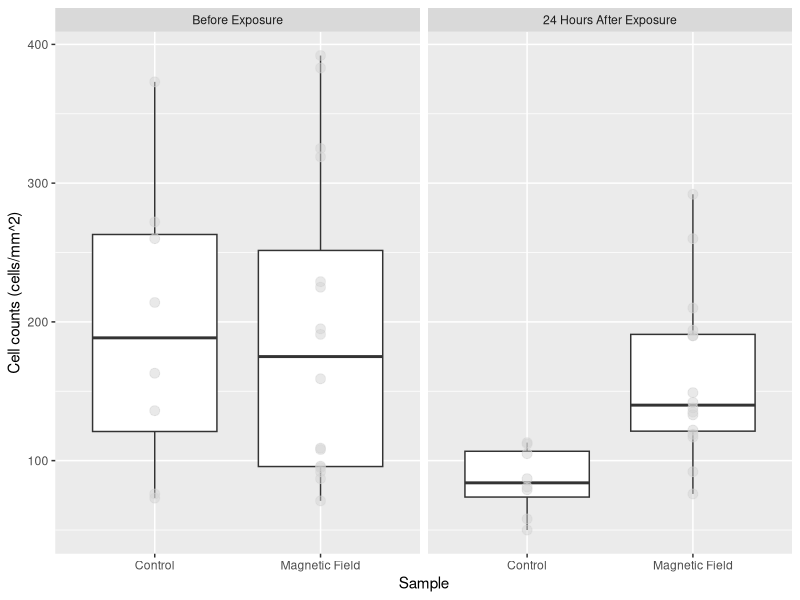
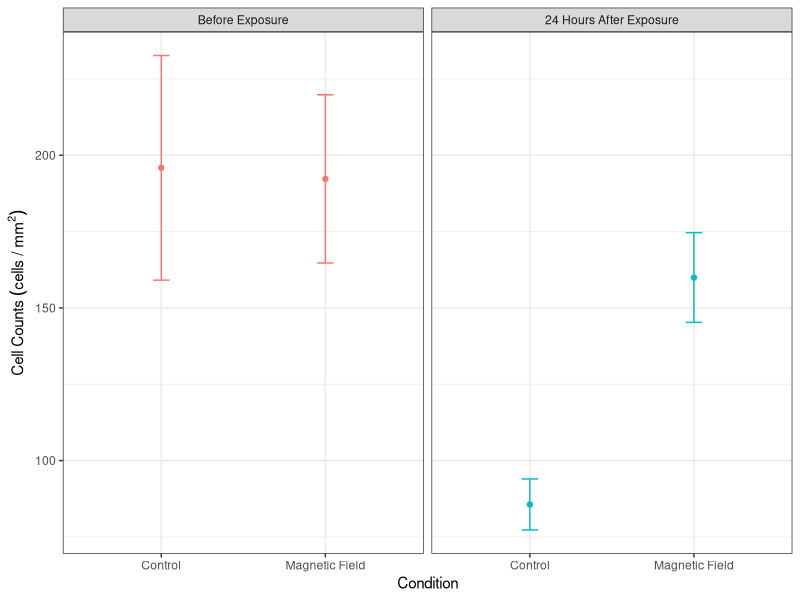
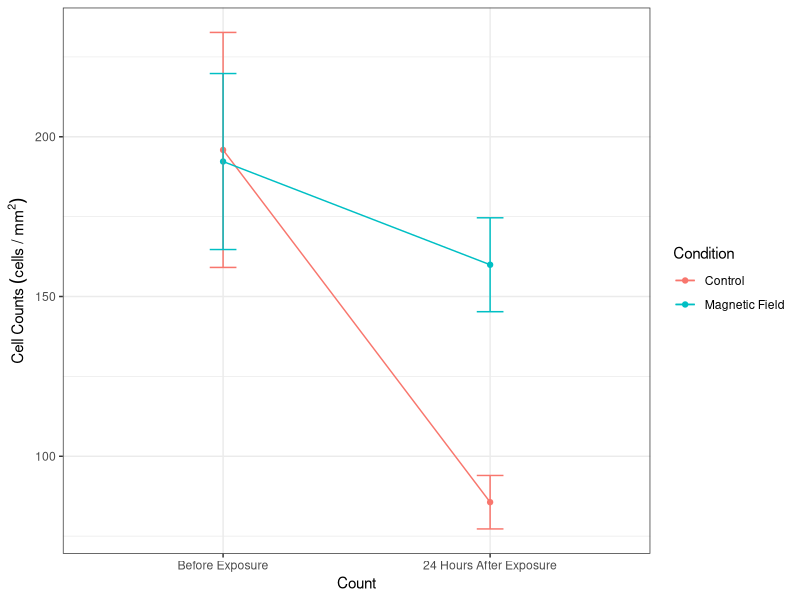

Write R code to recreate these figures, in order.
## ---- chunk 1
# clear the environment
rm(list = ls())

# import the libraries that we will use
library(ggplot2)
library(dplyr)
library(here)
library(ggfortify)

cells <- read.csv(here("Data", "Cellcountdata_11-9_11-13.csv"),stringsAsFactors = TRUE)
## ---- chunk 2
# relevel the data to put the control first
cells<- mutate(cells, Condition = relevel(Condition, ref = "Control"))

# reassign the values of the different EMF conditions to combine them
cells <- cells %>% mutate(Exposure = recode(cells$Date, "11/10/2022" = '24 Hours After Exposure', "11/9/2022" = 'Before Exposure'))

# relevel the data to put the before exposure first
cells<- mutate(cells, Exposure = relevel(Exposure, ref = "Before Exposure"))

cells <- cells %>% mutate(Condition = recode(cells$Condition, "Control" = 'Control', "B-Field" = 'Magnetic Field'))


# make a box plot of the data
ggplot(cells, aes(x = Condition, y = Cells)) +
geom_boxplot()+
  geom_point(size = 3, colour = 'lightgrey', alpha = 0.5)+
  facet_wrap(~Exposure)+
  xlab("Sample") +
  ylab("Cell counts (cells/mm^2)")
## ---- chunk 3
# find the means of the cell counts and put them in a new table
mean_counts <- cells %>% group_by(Condition,Exposure) %>% summarise(
  meancounts = mean(Cells),
  secounts = sd(Cells)/sqrt(sum(!is.na(Cells))                                                             ))
## ---- chunk 4
# create scatterplot with error bars
ggplot(mean_counts, aes(Condition, meancounts, color = Exposure))+
     geom_point()+
     geom_line()+
     geom_errorbar(aes(ymin = meancounts - secounts,
                       ymax = meancounts + secounts), width = 0.1)+
    theme_bw()+
    facet_wrap(~Exposure)+
    theme(legend.position="none")+
    xlab("Condition")+
    ylab(expression(Cell~Counts~(cells~"/"~mm^2)))
## ---- chunk 5
# create scatter plot with error bars
ggplot(mean_counts, aes(Exposure, meancounts, color = Condition, group = Condition))+
     geom_point()+
     geom_line()+
     geom_errorbar(aes(ymin = meancounts - secounts,
                       ymax = meancounts + secounts), width = 0.1)+
    theme_bw()+
    #theme(legend.position="none")+
    xlab("Count")+
    ylab(expression(Cell~Counts~(cells~"/"~mm^2)))
